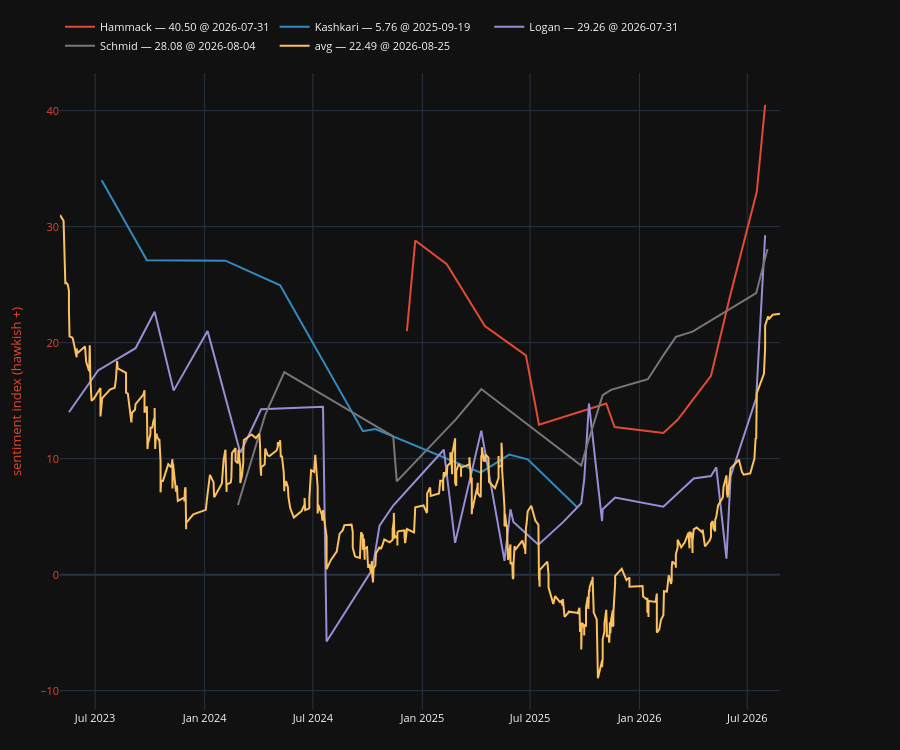

This figure's notebook cell:
### Code cell
jpm = pd.read_csv(r"C:\Users\chris\clee\project-oasis\private\jpm_research\fed_speak_nlp\global_hawk_dove_scores.csv")
jpm["date"] = pd.to_datetime(jpm["date"], errors="coerce")	
jpm = jpm.sort_values("date")
jpm = jpm[jpm["date"] > pd.Timestamp("2023-05-01")]
# display(jpm[jpm["central_bank"] == "FED"].tail(50))

plot, fig, ax, ax2, legend = make_secondary_axis_plot(
    engine="plotly",
	ylabel_left="sentiment index (hawkish +)",
)


# plot(jpm[jpm["speaker"] == "Goolsbee"].set_index("date")["hawk_dove_score"], label="goolsbee", which="left")
# plot(jpm[jpm["speaker"] == "Daly"].set_index("date")["hawk_dove_score"].ewm(alpha=0.3, adjust=False).mean().ffill(), label="daly", which="left")

plot(jpm[jpm["speaker"] == "Hammack"].set_index("date")["hawk_dove_score"].ewm(alpha=0.3, adjust=False).mean(), label="Hammack", which="left")
plot(jpm[jpm["speaker"] == "Kashkari"].set_index("date")["hawk_dove_score"].ewm(alpha=0.3, adjust=False).mean(), label="Kashkari", which="left")
plot(jpm[jpm["speaker"] == "Logan"].set_index("date")["hawk_dove_score"].ewm(alpha=0.3, adjust=False).mean(), label="Logan", which="left")
plot(jpm[jpm["speaker"] == "Schmid"].set_index("date")["hawk_dove_score"].ewm(alpha=0.3, adjust=False).mean(), label="Schmid", which="left")
# plot(jpm[jpm["speaker"] == "Waller"].set_index("date")["hawk_dove_score"].ewm(alpha=0.3, adjust=False).mean(), label="Waller", which="left")


plot(jpm[jpm["central_bank"] == "FED"].set_index("date")["hawk_dove_score"].ewm(alpha=0.05, adjust=False).mean(), label="avg", which="left")
legend(show_date=True)

### Figure 1 — Plotly figure (JSON) as saved in the notebook; plotly's stock layout.template omitted (floating-point values rounded to 4 significant figures; data arrays with more than 128 entries replaced by an {"elided": "..."} marker saying what was removed)
{"data": [{"line": {"color": "#E24A33"}, "mode": "lines", "name": "Hammack — 40.50 @ 2026-07-31", "showlegend": true, "type": "scatter", "x": ["2024-12-06T00:00:00", "2024-12-20T00:00:00", "2025-02-11T00:00:00", "2025-04-16T00:00:00", "2025-06-24T00:00:00", "2025-07-16T00:00:00", "2025-11-06T00:00:00", "2025-11-20T00:00:00", "2026-02-10T00:00:00", "2026-03-06T00:00:00", "2026-05-01T00:00:00", "2026-06-02T00:00:00", "2026-07-17T00:00:00", "2026-07-31T00:00:00"], "y": [21.0, 28.8, 26.76, 21.43, 18.9, 12.93, 14.75, 12.73, 12.21, 13.35, 17.14, 24.0, 33.0, 40.5], "yaxis": "y"}, {"line": {"color": "#348ABD"}, "mode": "lines", "name": "Kashkari — 5.76 @ 2025-09-19", "showlegend": true, "type": "scatter", "x": ["2023-07-12T00:00:00", "2023-09-26T00:00:00", "2024-02-05T00:00:00", "2024-05-07T00:00:00", "2024-09-23T00:00:00", "2024-10-14T00:00:00", "2025-04-09T00:00:00", "2025-05-27T00:00:00", "2025-06-27T00:00:00", "2025-09-19T00:00:00"], "y": [34.0, 27.1, 27.07, 24.95, 12.36, 12.56, 8.789, 10.35, 9.946, 5.762], "yaxis": "y"}, {"line": {"color": "#988ED5"}, "mode": "lines", "name": "Logan — 29.26 @ 2026-07-31", "showlegend": true, "type": "scatter", "x": ["2023-05-18T00:00:00", "2023-07-06T00:00:00", "2023-09-07T00:00:00", "2023-10-09T00:00:00", "2023-11-10T00:00:00", "2024-01-06T00:00:00", "2024-03-01T00:00:00", "2024-04-05T00:00:00", "2024-07-18T00:00:00", "2024-07-24T00:00:00", "2024-10-09T00:00:00", "2024-10-21T00:00:00", "2024-11-13T00:00:00", "2025-02-06T00:00:00", "2025-02-25T00:00:00", "2025-04-10T00:00:00", "2025-05-19T00:00:00", "2025-05-29T00:00:00", "2025-06-03T00:00:00", "2025-07-15T00:00:00", "2025-08-25T00:00:00", "2025-09-25T00:00:00", "2025-09-30T00:00:00", "2025-10-08T00:00:00", "2025-10-30T00:00:00", "2025-10-31T00:00:00", "2025-11-21T00:00:00", "2026-02-10T00:00:00", "2026-04-02T00:00:00", "2026-05-01T00:00:00", "2026-05-10T00:00:00", "2026-05-27T00:00:00", "2026-06-03T00:00:00", "2026-07-16T00:00:00", "2026-07-31T00:00:00"], "y": [14.0, 17.6, 19.52, 22.66, 15.86, 21.01, 10.5, 14.25, 14.48, -5.766, 0.4637, 4.225, 5.957, 10.77, 2.739, 12.42, 1.192, 5.634, 4.544, 2.581, 4.507, 6.155, 8.208, 14.75, 4.622, 5.635, 6.645, 5.851, 8.296, 8.507, 9.255, 1.379, 8.465, 15.23, 29.26], "yaxis": "y"}, {"line": {"color": "#777777"}, "mode": "lines", "name": "Schmid — 28.08 @ 2026-08-04", "showlegend": true, "type": "scatter", "x": ["2024-02-26T00:00:00", "2024-04-12T00:00:00", "2024-05-14T00:00:00", "2024-11-13T00:00:00", "2024-11-19T00:00:00", "2025-02-27T00:00:00", "2025-04-10T00:00:00", "2025-09-25T00:00:00", "2025-10-06T00:00:00", "2025-10-31T00:00:00", "2025-11-14T00:00:00", "2026-01-15T00:00:00", "2026-02-11T00:00:00", "2026-03-03T00:00:00", "2026-03-31T00:00:00", "2026-07-16T00:00:00", "2026-08-04T00:00:00"], "y": [6.0, 13.8, 17.46, 11.92, 8.045, 13.43, 16.0, 9.402, 11.38, 15.47, 15.93, 16.85, 18.99, 20.5, 20.95, 24.26, 28.08], "yaxis": "y"}, {"line": {"color": "#FBC15E"}, "mode": "lines", "name": "avg — 22.49 @ 2026-08-25", "showlegend": true, "type": "scatter", "x": {"elided": "566 str values"}, "y": {"elided": "566 float values"}, "yaxis": "y"}], "layout": {"font": {"size": 11}, "height": 750, "legend": {"orientation": "h", "x": 0, "xanchor": "left", "y": 1.02, "yanchor": "bottom"}, "margin": {"b": 40, "l": 60, "r": 120, "t": 60}, "newshape": {"line": {"color": "red"}}, "title": {}, "xaxis": {"showgrid": true, "showspikes": true, "spikecolor": "white", "spikemode": "across", "spikesnap": "cursor"}, "yaxis": {"showgrid": true, "showspikes": true, "spikecolor": "white", "spikesnap": "cursor", "spikethickness": 0.5, "tickfont": {"color": "#E24A33"}, "title": {"font": {"color": "#E24A33"}, "text": "sentiment index (hawkish +)"}}}}
